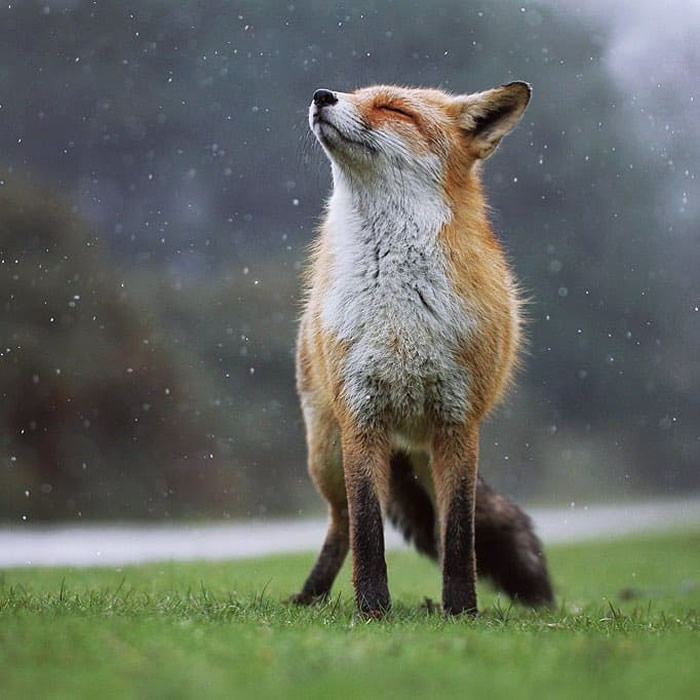
#> input picture image.jpeg, 700 x 700 px, found by its file name
$ python ela.py
#> lines starting #> are read from the running program, lines starting #| are printed output that depends on the picture
from PIL import Image, ImageChops, ImageEnhance

original = Image.open("image.jpeg")
#> original is the input picture: PIL image 700x700 RGB; mean R, G, B 101.6, 107.2, 97.1
recompressed = original.copy()
recompressed.save("temp.jpeg", quality=90)

temp = Image.open("temp.jpeg")
ela = ImageChops.difference(original, temp)

enhancer = ImageEnhance.Brightness(ela)
ela = enhancer.enhance(30)
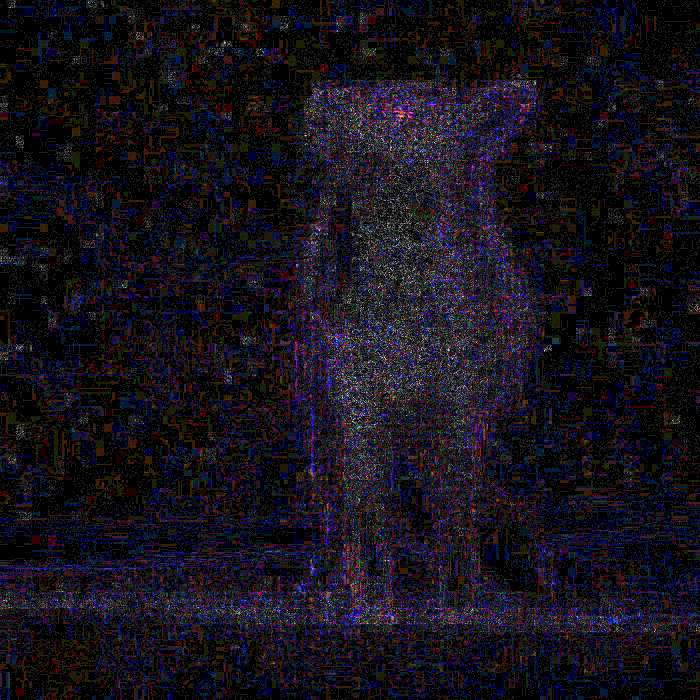
#> ela: PIL image 700x700 RGB; mean R, G, B 21.4, 17.7, 26.4

ela.show()

$ run again, with dft_real_img.png saved as image.jpeg
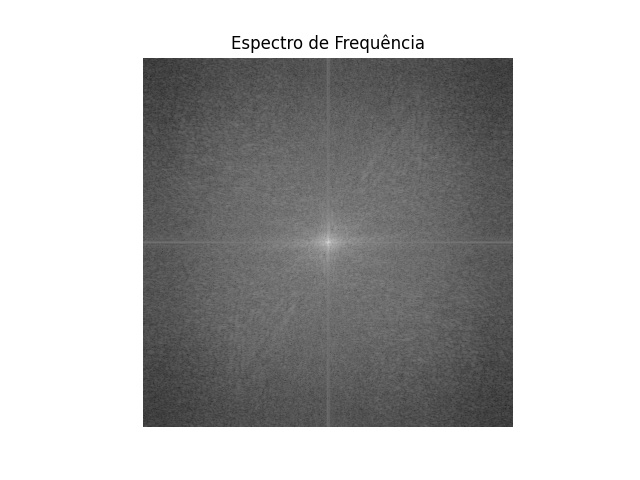
#> input picture dft_real_img.png, 640 x 480 px, found by its file name
#> original is the input picture: PIL image 640x480 RGB; min 0, max 255, mean 182.7
#> `ela = ImageChops.difference(original, temp)`:
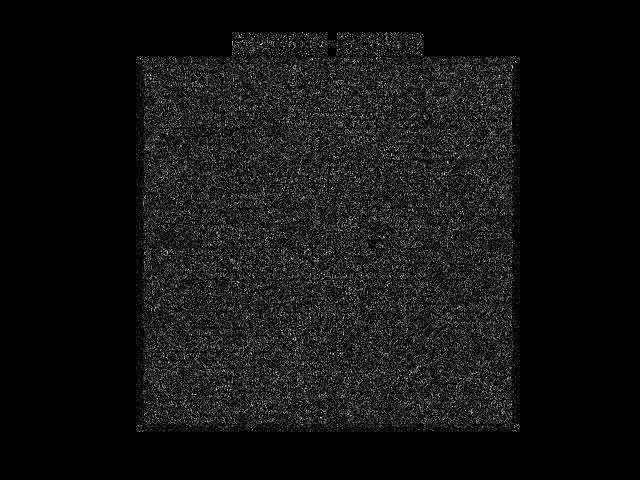
#> ela: PIL image 640x480 RGB; min 0, max 15, mean 1.09; drawn with min black and max white
#> `ela = enhancer.enhance(30)`:
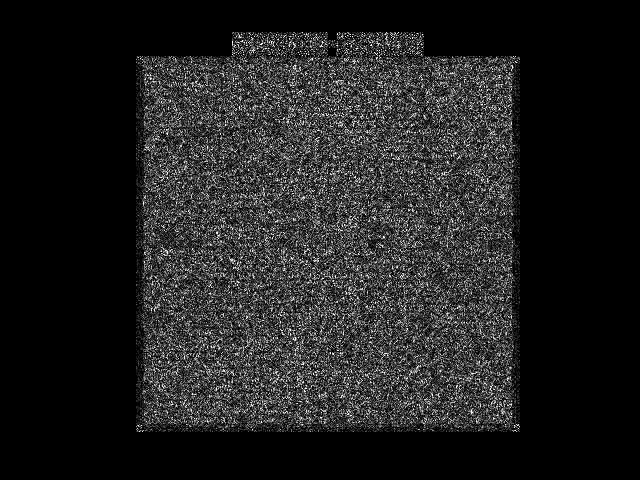
#> ela: PIL image 640x480 RGB; min 0, max 255, mean 32.6
